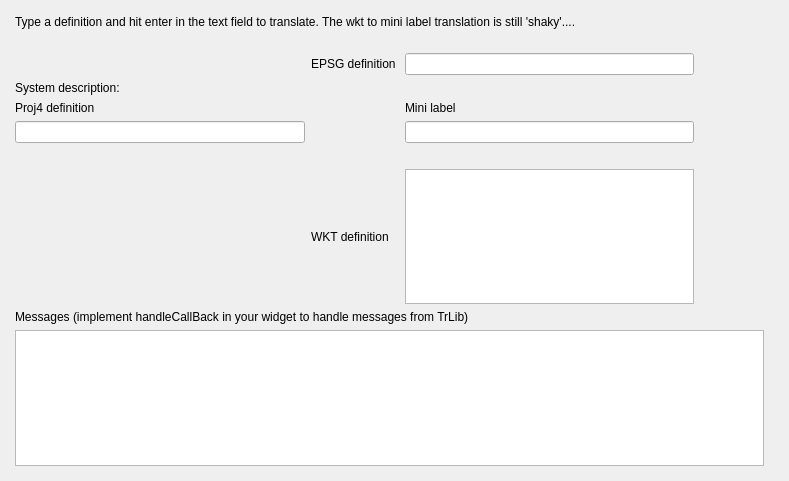
<?xml version="1.0" encoding="UTF-8"?>
<ui version="4.0">
 <class>TranslatorWidget</class>
 <widget class="QWidget" name="TranslatorWidget">
  <property name="geometry">
   <rect>
    <x>0</x>
    <y>0</y>
    <width>789</width>
    <height>481</height>
   </rect>
  </property>
  <property name="windowTitle">
   <string>Form</string>
  </property>
  <layout class="QVBoxLayout" name="verticalLayout">
   <property name="leftMargin">
    <number>15</number>
   </property>
   <property name="topMargin">
    <number>15</number>
   </property>
   <property name="rightMargin">
    <number>25</number>
   </property>
   <property name="bottomMargin">
    <number>15</number>
   </property>
   <item>
    <widget class="QLabel" name="label_4">
     <property name="text">
      <string>Type a definition and hit enter in the text field to translate. The wkt to mini label translation is still 'shaky'....</string>
     </property>
    </widget>
   </item>
   <item>
    <spacer name="verticalSpacer_2">
     <property name="orientation">
      <enum>Qt::Vertical</enum>
     </property>
     <property name="sizeType">
      <enum>QSizePolicy::Fixed</enum>
     </property>
     <property name="sizeHint" stdset="0">
      <size>
       <width>20</width>
       <height>18</height>
      </size>
     </property>
    </spacer>
   </item>
   <item>
    <layout class="QGridLayout" name="gridLayout">
     <item row="1" column="0">
      <widget class="QLabel" name="lbl_system_info">
       <property name="text">
        <string>System description:</string>
       </property>
      </widget>
     </item>
     <item row="8" column="2">
      <widget class="QTextEdit" name="txt_wkt"/>
     </item>
     <item row="5" column="0">
      <widget class="QLineEdit" name="txt_proj4"/>
     </item>
     <item row="4" column="0">
      <widget class="QLabel" name="label_5">
       <property name="text">
        <string>Proj4 definition</string>
       </property>
      </widget>
     </item>
     <item row="5" column="2">
      <widget class="QLineEdit" name="txt_mlb"/>
     </item>
     <item row="6" column="2">
      <widget class="QLabel" name="label_10">
       <property name="text">
        <string/>
       </property>
       <property name="pixmap">
        <pixmap resource="resources.qrc">:/newPrefix/varrow.png</pixmap>
       </property>
       <property name="alignment">
        <set>Qt::AlignCenter</set>
       </property>
      </widget>
     </item>
     <item row="0" column="1">
      <widget class="QLabel" name="label">
       <property name="text">
        <string>EPSG definition</string>
       </property>
      </widget>
     </item>
     <item row="4" column="2">
      <widget class="QLabel" name="label_3">
       <property name="text">
        <string>Mini label</string>
       </property>
      </widget>
     </item>
     <item row="5" column="1">
      <widget class="QLabel" name="label_2">
       <property name="text">
        <string/>
       </property>
       <property name="pixmap">
        <pixmap resource="resources.qrc">:/newPrefix/harrow.png</pixmap>
       </property>
       <property name="alignment">
        <set>Qt::AlignCenter</set>
       </property>
      </widget>
     </item>
     <item row="1" column="2">
      <widget class="QLabel" name="label_11">
       <property name="text">
        <string/>
       </property>
       <property name="pixmap">
        <pixmap resource="resources.qrc">:/newPrefix/varrow.png</pixmap>
       </property>
       <property name="alignment">
        <set>Qt::AlignCenter</set>
       </property>
      </widget>
     </item>
     <item row="0" column="2">
      <widget class="QLineEdit" name="txt_epsg"/>
     </item>
     <item row="8" column="1">
      <widget class="QLabel" name="label_6">
       <property name="text">
        <string>WKT definition   </string>
       </property>
      </widget>
     </item>
     <item row="0" column="3">
      <spacer name="horizontalSpacer">
       <property name="orientation">
        <enum>Qt::Horizontal</enum>
       </property>
       <property name="sizeType">
        <enum>QSizePolicy::Fixed</enum>
       </property>
       <property name="sizeHint" stdset="0">
        <size>
         <width>70</width>
         <height>20</height>
        </size>
       </property>
      </spacer>
     </item>
    </layout>
   </item>
   <item>
    <widget class="QLabel" name="label_7">
     <property name="text">
      <string>Messages (implement handleCallBack in your widget to handle messages from TrLib)</string>
     </property>
    </widget>
   </item>
   <item>
    <widget class="QTextEdit" name="txt_log">
     <property name="readOnly">
      <bool>true</bool>
     </property>
    </widget>
   </item>
   <item>
    <spacer name="verticalSpacer_3">
     <property name="orientation">
      <enum>Qt::Vertical</enum>
     </property>
     <property name="sizeHint" stdset="0">
      <size>
       <width>20</width>
       <height>40</height>
      </size>
     </property>
    </spacer>
   </item>
   <item>
    <spacer name="verticalSpacer">
     <property name="orientation">
      <enum>Qt::Vertical</enum>
     </property>
     <property name="sizeHint" stdset="0">
      <size>
       <width>20</width>
       <height>40</height>
      </size>
     </property>
    </spacer>
   </item>
  </layout>
 </widget>
 <resources>
  <include location="resources.qrc"/>
 </resources>
 <connections/>
</ui>
